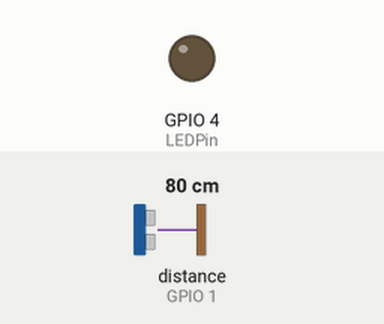
This sketch was run on a simulated ESP32. Shown: output pins drawn as LEDs (lit = HIGH). Wiring (inferred from the names in the program): ultrasonic range finder: trigger GPIO 3; echo GPIO 1. Dashed ring = blinking. The inputs (shaded band) are chosen by the test bench; at power-on: distance to the obstacle (sensor on GPIO 1) 80 cm. The echo pulse lasts 58.3 µs per cm; WiFi joins after 1.5 s; servers stay silent unless stated; uploads are accepted with an empty reply; pins used as bus, display or sensor lines are not drawn; what the sketch prints to the serial monitor is not drawn.

Above: at 2.7 s.
2.8 s: distance to the obstacle (sensor on GPIO 1) set to 7 cm
4.4 s: distance to the obstacle (sensor on GPIO 1) set to 4 cm
At 4.84 s:
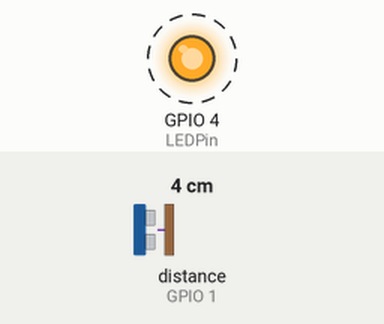
7.4 s: distance to the obstacle (sensor on GPIO 1) set to 9 cm
At 8.4 s:
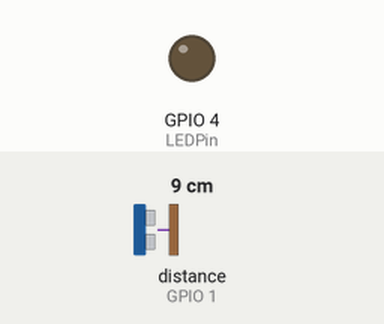
8.9 s: distance to the obstacle (sensor on GPIO 1) set to 2 cm
At 10.2 s:
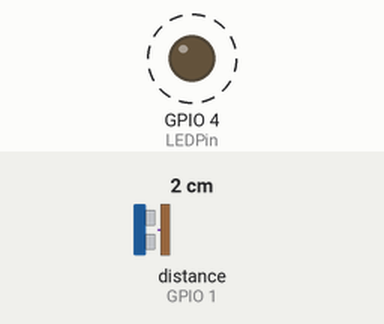
Timing chart, 0 to 12.9 s (numbered marks = the images above; inputs shaded):
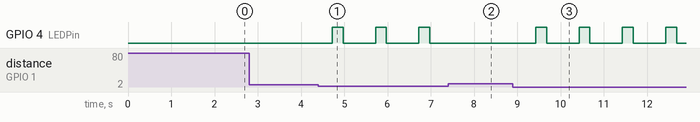

The sketch:

fruitssecurity.ino
```cpp
#include <WiFi.h>
#include <HTTPClient.h>

// ピン設定
const int trigPin = 3; // 3:ConnectorA 4:ConnectorB
const int echoPin = 1; // 1:ConnectorA 5:ConnectorB
const int LEDPin = 4;   // LEDのピン

// Wi-Fi設定
const char* ssid = "";
const char* password = "";

// LINE Notify設定
const char* lineNotifyEndpoint = "";
const char* lineNotifyToken = "";

bool objectDetected = false; // 物体検出フラグ

void setup() {
  Serial.begin(115200);
  pinMode(echoPin, INPUT);
  pinMode(trigPin, OUTPUT);
  pinMode(LEDPin, OUTPUT);

  // Wi-Fi接続
  WiFi.begin(ssid, password);
  while (WiFi.status() != WL_CONNECTED) {
    delay(500);
    Serial.print(".");
  }
  Serial.println("\nWi-Fi接続完了");
  Serial.println("IPアドレス: " + WiFi.localIP().toString());
}

void loop() {
  float Duration = 0; // 受信間隔時間
  float Distance = 0; // Durationから計算された距離

  digitalWrite(trigPin, LOW);
  delayMicroseconds(2);
  digitalWrite(trigPin, HIGH); // 超音波出力
  delayMicroseconds(10);
  digitalWrite(trigPin, LOW);

  Duration = pulseIn(echoPin, HIGH); // センサーからの入力
  Duration = Duration / 2; // 往復時間の半分
  Distance = Duration * 340 * 100 / 1000000; // 音速を340 m/sとして設定

  Serial.print("距離: ");
  Serial.print(Distance);
  Serial.println(" cm");

  // 5cm以内に物体がある場合
  if (Distance <= 5 && Distance > 0) { // 0より大きい値をチェックして異常値を除外
    if (!objectDetected) {
      objectDetected = true;
      sendLineNotification(); // LINE通知を送信
    }
    // LEDを点滅
    digitalWrite(LEDPin, HIGH);
    delay(250);
    digitalWrite(LEDPin, LOW);
    delay(250);
  } else {
    objectDetected = false;
    digitalWrite(LEDPin, LOW); // LEDを消灯
  }

  delay(500); // 0.5秒待機
}

// LINE Notify経由で通知を送信
void sendLineNotification() {
  HTTPClient http;
  http.begin(lineNotifyEndpoint);
  http.addHeader("Content-Type", "application/x-www-form-urlencoded");
  http.addHeader("Authorization", "Bearer " + String(lineNotifyToken));

  String message = "人感センサーに反応がありました。セ〇ムが出動します。";
  String payload = "message=" + message;

  int httpResponseCode = http.POST(payload);

  if (httpResponseCode > 0) {
    Serial.print("LINE通知送信成功。レスポンスコード: ");
    Serial.println(httpResponseCode);
  } else {
    Serial.print("LINE通知送信失敗。エラーコード: ");
    Serial.println(httpResponseCode);
  }

  http.end();
}
```

Measured:
- the behaviour switches between 6 and 5 cm on distance to the obstacle (sensor on GPIO 1) (found by bisection; images 0 and 1)
- after the input at 2.8 s, every drawn part: stays the same
- after the input at 4.4 s, GPIO 4 (LEDPin): alternates HIGH for 0.25 s and LOW for 0.75 s, starting after 0.32 s
- after the input at 7.4 s, GPIO 4 (LEDPin): stays LOW (without the input it goes to HIGH after 0.33 s)
- after the input at 8.9 s, GPIO 4 (LEDPin): alternates HIGH for 0.25 s and LOW for 0.75 s, starting after 0.53 s
